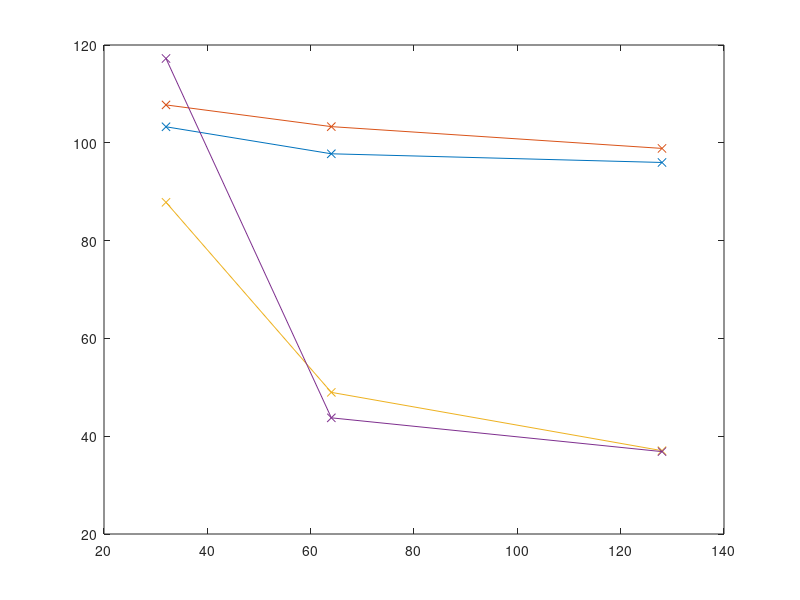

Here is the MATLAB script that generated this plot: (Note: this script raises an error after producing the figure.)
%%
%
x = [32, 64, 128];
perf_32_f = [103.276, 97.7538, 95.978];
perf_64_f = [107.748, 103.309, 98.8546];
perf_128_f = [87.8309, 48.9657, 37.0415];
perf_256_f = [117.241, 43.7574, 36.8494];

% perf_32_f_r = perf_32_f ./ perf_32_f(1);
% perf_64_f_r = perf_64_f ./ perf_64_f(1);
% perf_128_f_r = perf_128_f ./ perf_128_f(1);
% perf_256_f_r = perf_256_f ./ perf_256_f(1);


%%
%
plot(x, perf_32_f, "-x", x, perf_64_f, "-x", x, perf_128_f, "-x", x, perf_256_f, "-x");
yline(46.928);
yline(46.928/2);
yline(264);
%xlim([0 7])
xlabel("N");
ylabel("GB/s");
title("Task-2, CRS format, GPU");
legend("GPU-float", "GPU-double", "CPU-6C-float", "CPU-6C-double", "CPU-memory-1ch=23.5GB/s", "CPU-memory-2ch=47GB/s", "GDDR6-192bit=264GB/s");


%%
%
plot(x, perf_32_f_r, "-x", x, perf_64_f_r, "-x", x, perf_128_f_r, "-x", x, perf_256_f_r, "-x");
xlim([0 7])
xlabel("# of CPU cores");
ylabel("speed-up ratio");
title("Task-1.1, CRS format, CPU strong scaling test, double");
legend("N=32", "N=64", "N=128", "N=256");
